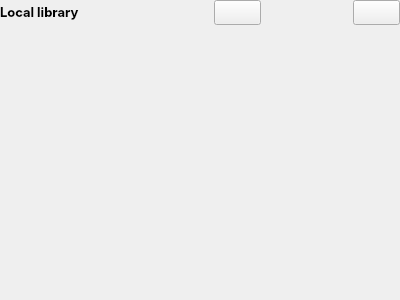
<?xml version="1.0" encoding="UTF-8"?>
<ui version="4.0">
 <class>localLibraryWidget</class>
 <widget class="QWidget" name="localLibraryWidget">
  <property name="geometry">
   <rect>
    <x>0</x>
    <y>0</y>
    <width>400</width>
    <height>300</height>
   </rect>
  </property>
  <property name="sizePolicy">
   <sizepolicy hsizetype="Preferred" vsizetype="Preferred">
    <horstretch>0</horstretch>
    <verstretch>0</verstretch>
   </sizepolicy>
  </property>
  <property name="font">
   <font>
    <family>Inter</family>
    <pointsize>10</pointsize>
    <weight>75</weight>
    <italic>false</italic>
    <bold>true</bold>
   </font>
  </property>
  <property name="windowTitle">
   <string>Form</string>
  </property>
  <layout class="QVBoxLayout" name="verticalLayout">
   <property name="leftMargin">
    <number>0</number>
   </property>
   <property name="topMargin">
    <number>0</number>
   </property>
   <property name="rightMargin">
    <number>0</number>
   </property>
   <property name="bottomMargin">
    <number>0</number>
   </property>
   <item>
    <layout class="QGridLayout" name="gridLayout">
     <item row="0" column="6">
      <widget class="QPushButton" name="nextPageBtn">
       <property name="text">
        <string/>
       </property>
      </widget>
     </item>
     <item row="0" column="4">
      <widget class="QClickableLabel" name="pageNumberLabel" native="true">
       <property name="text" stdset="0">
        <string/>
       </property>
      </widget>
     </item>
     <item row="0" column="5">
      <spacer name="horizontalSpacer_3">
       <property name="orientation">
        <enum>Qt::Horizontal</enum>
       </property>
       <property name="sizeType">
        <enum>QSizePolicy::Maximum</enum>
       </property>
       <property name="sizeHint" stdset="0">
        <size>
         <width>40</width>
         <height>20</height>
        </size>
       </property>
      </spacer>
     </item>
     <item row="0" column="3">
      <spacer name="horizontalSpacer_2">
       <property name="orientation">
        <enum>Qt::Horizontal</enum>
       </property>
       <property name="sizeType">
        <enum>QSizePolicy::Maximum</enum>
       </property>
       <property name="sizeHint" stdset="0">
        <size>
         <width>40</width>
         <height>20</height>
        </size>
       </property>
      </spacer>
     </item>
     <item row="0" column="1">
      <spacer name="horizontalSpacer">
       <property name="orientation">
        <enum>Qt::Horizontal</enum>
       </property>
       <property name="sizeType">
        <enum>QSizePolicy::MinimumExpanding</enum>
       </property>
       <property name="sizeHint" stdset="0">
        <size>
         <width>40</width>
         <height>20</height>
        </size>
       </property>
      </spacer>
     </item>
     <item row="0" column="2">
      <widget class="QPushButton" name="previousPageBtn">
       <property name="text">
        <string/>
       </property>
      </widget>
     </item>
     <item row="0" column="0">
      <widget class="QLabel" name="localLibraryLabel">
       <property name="sizePolicy">
        <sizepolicy hsizetype="Preferred" vsizetype="Preferred">
         <horstretch>0</horstretch>
         <verstretch>0</verstretch>
        </sizepolicy>
       </property>
       <property name="text">
        <string>&lt;b&gt;Local library&lt;/b&gt;</string>
       </property>
      </widget>
     </item>
    </layout>
   </item>
   <item>
    <widget class="QStackedWidget" name="stackedWidget">
     <property name="currentIndex">
      <number>0</number>
     </property>
     <widget class="QWidget" name="page">
      <layout class="QVBoxLayout" name="verticalLayout_2">
       <property name="leftMargin">
        <number>0</number>
       </property>
       <property name="topMargin">
        <number>0</number>
       </property>
       <property name="rightMargin">
        <number>0</number>
       </property>
       <property name="bottomMargin">
        <number>0</number>
       </property>
       <item>
        <layout class="QVBoxLayout" name="booksVerticalLayout">
         <property name="sizeConstraint">
          <enum>QLayout::SetNoConstraint</enum>
         </property>
         <property name="topMargin">
          <number>10</number>
         </property>
        </layout>
       </item>
      </layout>
     </widget>
     <widget class="QWidget" name="page_2">
      <layout class="QVBoxLayout" name="verticalLayout_3">
       <property name="leftMargin">
        <number>0</number>
       </property>
       <property name="topMargin">
        <number>0</number>
       </property>
       <property name="rightMargin">
        <number>0</number>
       </property>
       <property name="bottomMargin">
        <number>0</number>
       </property>
       <item>
        <layout class="QGridLayout" name="gridLayout_2">
         <item row="0" column="0">
          <widget class="QLabel" name="noBooksInLibraryLabel">
           <property name="font">
            <font>
             <family>Chivo</family>
             <pointsize>10</pointsize>
             <weight>50</weight>
             <italic>true</italic>
             <bold>false</bold>
            </font>
           </property>
           <property name="text">
            <string>There are no books in your eReader yet.
Add some via USB or explore the Online Library.</string>
           </property>
           <property name="alignment">
            <set>Qt::AlignCenter</set>
           </property>
           <property name="wordWrap">
            <bool>true</bool>
           </property>
          </widget>
         </item>
        </layout>
       </item>
      </layout>
     </widget>
    </widget>
   </item>
  </layout>
 </widget>
 <customwidgets>
  <customwidget>
   <class>QClickableLabel</class>
   <extends>QWidget</extends>
   <header>qclickablelabel.h</header>
  </customwidget>
 </customwidgets>
 <resources/>
 <connections/>
</ui>
